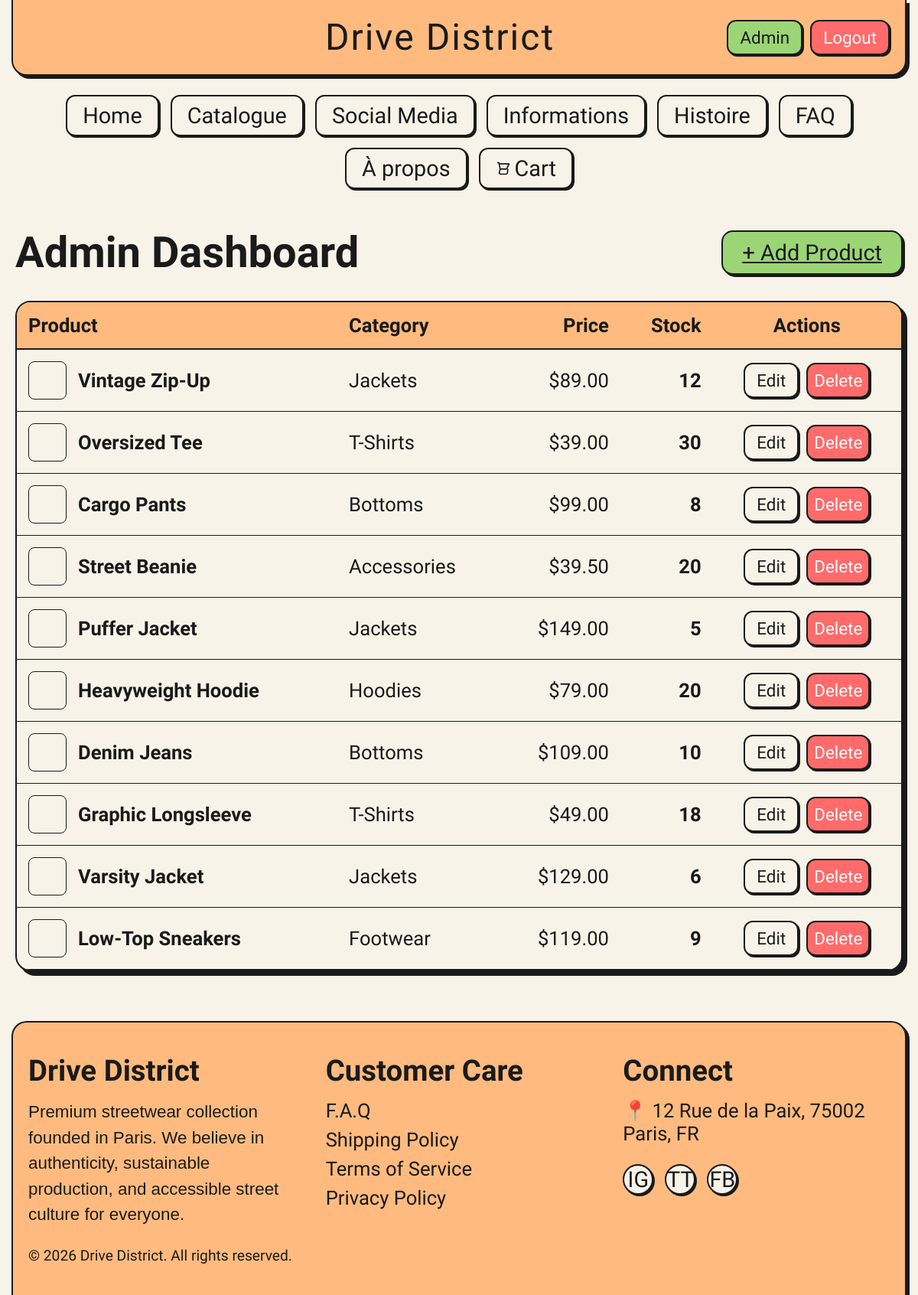
/admin.php (signed in), run on an earlier commit of the app's database.
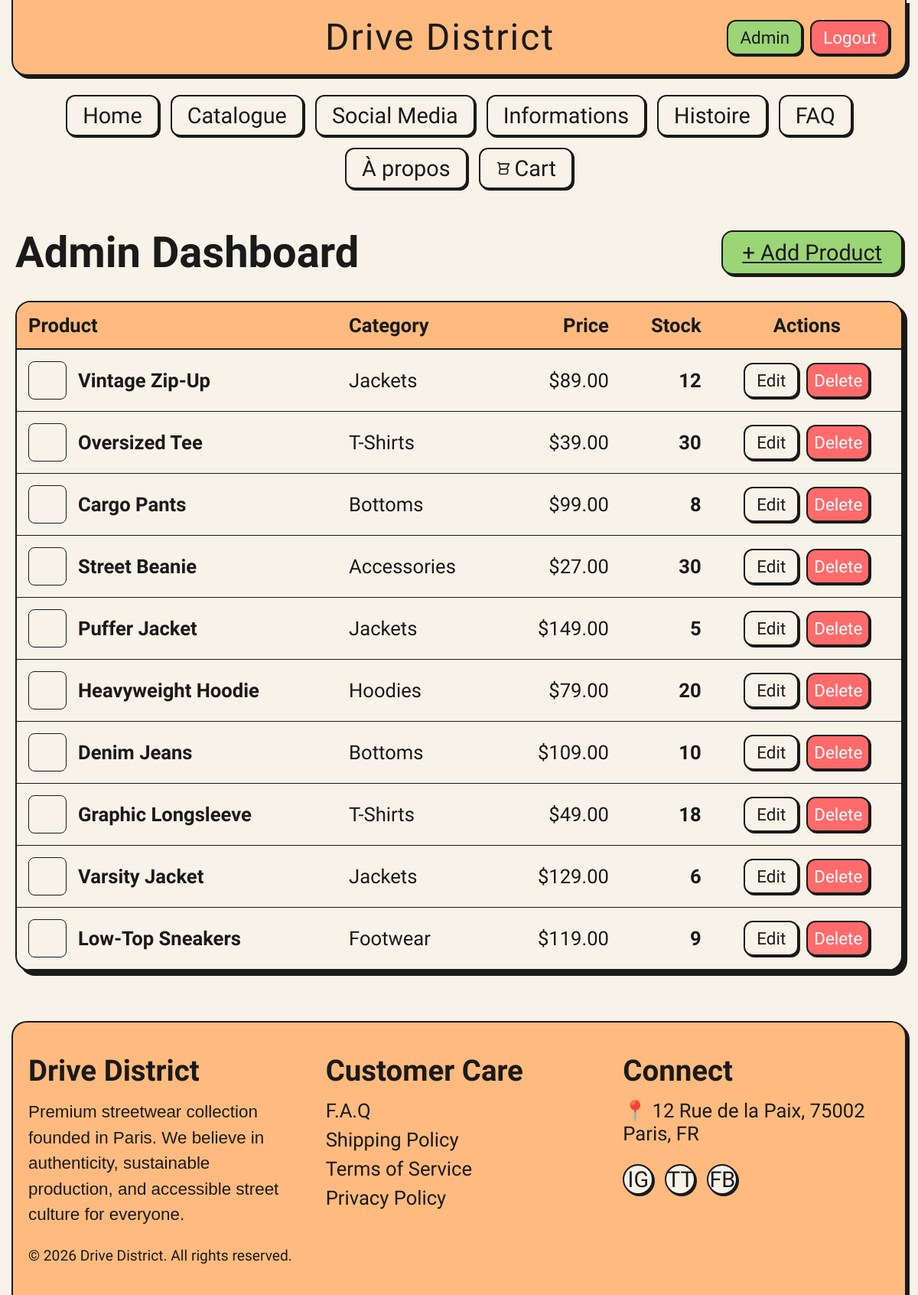
And on a later commit of the database.
### tables this page shows
CREATE TABLE products (
        id INTEGER PRIMARY KEY AUTOINCREMENT,
        name TEXT NOT NULL,
        category TEXT NOT NULL,
        price REAL NOT NULL,
        stock INTEGER NOT NULL,
        sizes TEXT NOT NULL,
        colors TEXT NOT NULL,
        desc TEXT NOT NULL
    , image TEXT DEFAULT '');

### data.php (called while the page is built, shortened)
<?php
$db_file = __DIR__ . '/drivedistrict.sqlite';
$pdo = new PDO('sqlite:' . $db_file);
$pdo->setAttribute(PDO::ATTR_ERRMODE, PDO::ERRMODE_EXCEPTION);
$pdo->exec("
    CREATE TABLE IF NOT EXISTS products (
        id INTEGER PRIMARY KEY AUTOINCREMENT,
        name TEXT NOT NULL,
        category TEXT NOT NULL,
        price REAL NOT NULL,
        stock INTEGER NOT NULL,
        sizes TEXT NOT NULL,
        colors TEXT NOT NULL,
        desc TEXT NOT NULL
    );
    CREATE TABLE IF NOT EXISTS users (
        id INTEGER PRIMARY KEY AUTOINCREMENT,
        username TEXT NOT NULL UNIQUE,
        email TEXT NOT NULL UNIQUE,
        password TEXT NOT NULL,
        role TEXT NOT NULL DEFAULT 'user',
        created_at DATETIME DEFAULT CURRENT_TIMESTAMP
    );
    CREATE TABLE IF NOT EXISTS orders (
        id INTEGER PRIMARY KEY AUTOINCREMENT,
        user_id INTEGER,
        total REAL NOT NULL,
        status TEXT NOT NULL DEFAULT 'pending',
        created_at DATETIME DEFAULT CURRENT_TIMESTAMP,
        FOREIGN KEY (user_id) REFERENCES users(id)
    );
    CREATE TABLE IF NOT EXISTS order_items (
        id INTEGER PRIMARY KEY AUTOINCREMENT,
        order_id INTEGER NOT NULL,
        product_id INTEGER NOT NULL,
        size TEXT NOT NULL,
        qty INTEGER NOT NULL,
        price REAL NOT NULL,
        FOREIGN KEY (order_id) REFERENCES orders(id),
        FOREIGN KEY (product_id) REFERENCES products(id)
    );
");
try {
    $pdo->exec("ALTER TABLE products ADD COLUMN image TEXT DEFAULT ''");
    $img_urls = [
        1 => 'https://images.unsplash.com/photo-1556821840-3a63f95609a7?q=80&w=400',
        2 => 'https://images.unsplash.com/photo-1521572163474-6864f9cf17ab?q=80&w=400',
        3 => 'https://images.unsplash.com/photo-1624378439575-d1ead6bb246b?q=80&w=400',
        4 => 'https://images.unsplash.com/photo-1576871337622-98d48d1cf531?q=80&w=400',
        5 => 'https://images.unsplash.com/photo-1559551409-dadc959f76b8?q=80&w=400',
        6 => 'https://images.unsplash.com/photo-1556821840-3a63f95609a7?q=80&w=400',
        7 => 'https://images.unsplash.com/photo-1542272604-787c3835535d?q=80&w=400',
        8 => 'https://images.unsplash.com/photo-1618517351616-389a7ac72579?q=80&w=400',
        9 => 'https://images.unsplash.com/photo-1551028719-0c14457cc7dc?q=80&w=400',
        10 => 'https://images.unsplash.com/photo-1525966222134-fcfa99b8ae77?q=80&w=400'
    ];
    foreach($img_urls as $id => $url) {
        $pdo->exec("UPDATE products SET image = '$url' WHERE id = $id AND (image IS NULL OR image = '')");
    }
} catch (Exception $e) {}
try {
    $pdo->exec("ALTER TABLE users ADD COLUMN cart TEXT DEFAULT '[]'");
} catch (Exception $e) {}
try {
    $pdo->exec("ALTER TABLE users ADD COLUMN role TEXT DEFAULT 'user'");
} catch (Exception $e) {}
$products = [];
$stmt = $pdo->query("SELECT * FROM products");
while ($row = $stmt->fetch(PDO::FETCH_ASSOC)) {
    $row['sizes'] = json_decode($row['sizes'], true) ?: [];
    $row['colors'] = json_decode($row['colors'], true) ?: [];
    $products[$row['id']] = $row;
}

### admin.php (the view, shortened to what the changed rows need)
<?php require_once 'header.php';
?>
<main style="display:flex; flex-direction:column; align-items:center; width:100%; max-width:1200px; margin:0 auto; padding:0 20px 40px; gap:30px; flex:1;">
    <div style="width:100%; display:flex; justify-content:space-between; align-items:center; margin-top:20px;">
        <h2 style="font-size:3.5rem;">Admin Dashboard</h2>
    </div>
    <div style="width:100%; border:2px solid #1a1a1a; border-radius:20px; box-shadow:6px 6px 0px #1a1a1a; overflow:hidden; background-color:#f7f3e8;">
        <table style="width:100%; border-collapse:collapse; font-size:1.6rem;">
            <thead style="background-color:#FFBB7F; border-bottom:2px solid #1a1a1a;">
                <tr>
                    <th style="padding:15px; text-align:left;">Product</th>
                    <th style="padding:15px; text-align:left;">Category</th>
                    <th style="padding:15px; text-align:right;">Price</th>
                    <th style="padding:15px; text-align:right;">Stock</th>
                    <th style="padding:15px; text-align:center;">Actions</th>
                </tr>
            </thead>
            <tbody>
                <?php foreach($products as $p): ?>
                <tr style="border-bottom:1px solid #1a1a1a;">
                    <td style="padding:15px; display:flex; align-items:center; gap:15px;">
                        <div style="width:50px; height:50px; border:1px solid #1a1a1a; border-radius:8px; background-image:url('<?= $p['image'] ?>'); background-size:cover; background-position:center;"></div>
                        <strong><?= $p['name'] ?></strong>
                    </td>
                    <td style="padding:15px;"><?= $p['category'] ?></td>
                    <td style="padding:15px; text-align:right;">$<?= number_format($p['price'], 2) ?></td>
                    <td style="padding:15px; text-align:right; font-weight:bold; color: <?= $p['stock'] < 5 ? '#ff6b6b' : 'inherit' ?>;">
                        <?= $p['stock'] ?>
                    </td>
                    <td style="padding:15px; text-align:center;">
                        <div style="display:flex; gap:10px; justify-content:center;">
                            <a href="admin_edit.php?id=<?= $p['id'] ?>" class="nav-link" style="padding:5px 15px; font-size:1.4rem; background-color:#f7f3e8;">Edit</a>
                            <form method="POST" action="admin_actions.php" onsubmit="return confirm('Delete this product?');">
                                <button type="submit" class="remove-button" style="font-size:1.4rem;">Delete</button>
                            </form>
                        </div>
                    </td>
                </tr>
                <?php endforeach; ?>
            </tbody>
        </table>
    </div>
</main>
<?php include 'footer.php'; ?>

What changed in the data, as far as the page shows it:
changed products "Street Beanie": price "39.50" → "27.00"; stock "20" → "30"
